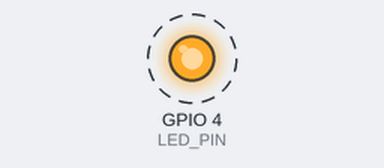
Bench run of a program on a simulated ESP32-S3. On the bench: output pins drawn as LEDs (lit = HIGH). Dashed ring = blinking. WiFi joins after 1.5 s; servers stay silent unless stated; what the program prints to the serial monitor is not drawn.

Above: at 2.3 s.
Timing chart, 0 to 6.4 s (numbered marks = the images above):
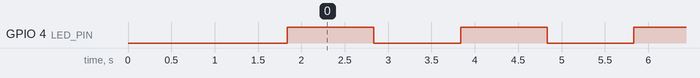

The program:

main.cpp
```cpp
#include <Arduino.h>
#include <WiFi.h>
#include <HTTPClient.h>
#include <HTTPUpdate.h>

#define LED_PIN 4

const char* ssid = "513";
const char* password = "lysmwhwys0912";
// 固件更新文件的URL地址
const char* firmwareUrl = "http://192.168.1.103:8000/firmware.bin"; // 示例地址，稍后修改

// 函数声明
void connectToWiFi();
void performOTA();

void setup() {
  Serial.begin(9600); // 初始化串口通信，波特率9600
  Serial.println("设备启动...");
  pinMode(LED_PIN,OUTPUT);

  // 连接Wi-Fi
  connectToWiFi();

  // 执行OTA更新检查与升级
  performOTA();

}

void loop() {
  // 主循环，OTA升级后设备将运行新的固件代码
  // 这里我们让LED灯闪烁，表示设备在正常运行
  digitalWrite(LED_PIN, HIGH);
  delay(1000);
  digitalWrite(LED_PIN, LOW);
  delay(1000);
  Serial.println("ota更新成功，恭喜你！");
}

// 连接Wi-Fi函数
void connectToWiFi() {
  Serial.printf("正在连接至Wi-Fi: %s", ssid);
  WiFi.begin(ssid, password);

  // 等待连接成功，超时时间约20秒
  int tryCount = 0;
  while (WiFi.status() != WL_CONNECTED) {
    delay(500);
    Serial.print(".");
    tryCount++;
    if (tryCount > 40) { // 20秒后仍未连接则放弃
      Serial.println("\nWi-Fi连接失败！设备将重启...");
      delay(2000);
      ESP.restart(); // 重启设备
    }
  }
  Serial.println("\nWi-Fi连接成功!");
  Serial.print("IP地址: ");
  Serial.println(WiFi.localIP());
}

// 执行OTA更新函数
void performOTA() {
  Serial.println("准备检查OTA更新...");

  // 检查Wi-Fi连接状态
  if (WiFi.status() == WL_CONNECTED) {
    Serial.println("网络已连接，开始OTA升级流程");

    // 创建HTTPClient和WiFiClient对象
    HTTPClient http;
    WiFiClient client; // 用于HTTPUpdate

    // 可选：注册OTA更新过程的回调函数，用于打印进度和状态
    // 当升级开始时
    httpUpdate.onStart([]() {
      Serial.println("OTA更新开始...");
    });
    // 当升级有进度时
    httpUpdate.onProgress([](int cur, int total) {
      Serial.printf("升级进度: %d%% (已下载 %d 字节 / 总计约 %d 字节)\r",
                   (int)(cur * 100 / total), cur, total);
    });
    // 当升级结束时
    httpUpdate.onEnd([]() {
      Serial.println("\nOTA更新文件传输完成，设备即将重启应用新固件...");
    });
    // 当升级出错时
    httpUpdate.onError([](int err) {
      Serial.printf("OTA更新过程中出错[错误代码: %d]，详情请查阅文档\n", err);
    });

    Serial.print("正在从URL获取固件: ");
    Serial.println(firmwareUrl);

    // 执行OTA更新
    t_httpUpdate_return ret = httpUpdate.update(client, firmwareUrl);

    // 根据返回结果进行处理
    switch (ret) {
      case HTTP_UPDATE_FAILED:
        Serial.printf("HTTP升级失败: (%d) %s\n",
                     httpUpdate.getLastError(),
                     httpUpdate.getLastErrorString().c_str());
        break;
      case HTTP_UPDATE_NO_UPDATES:
        Serial.println("检查完毕，暂无可用更新");
        break;
      case HTTP_UPDATE_OK:
        Serial.println("OTA更新指令已接受，设备即将重启");
        // 如果更新成功，httpUpdate会负责重启设备，后面的代码不会执行
        delay(5000); // 稍等片刻，让串口信息发送完
        ESP.restart(); // 保险起见，如果没重启就手动重启
        break;
    }
  } else {
    Serial.println("网络未连接，跳过OTA检查");
  }
  Serial.println("OTA流程结束，即将进入主循环");
}
```

Measured:
- by itself, GPIO 4 (LED_PIN): alternates HIGH for 1.0 s and LOW for 1.0 s
